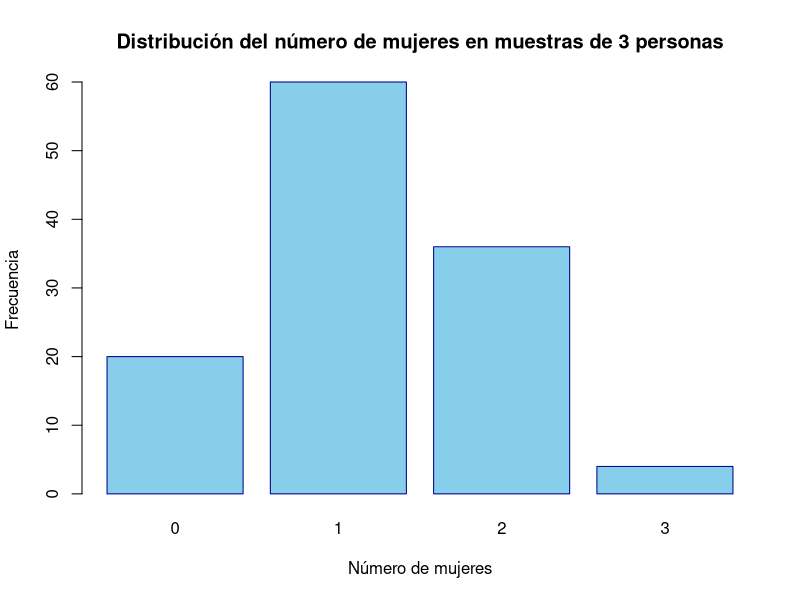

R code for this plot:
# ============================================================================
# EJERCICIO DE COMBINATORIA Y PROBABILIDAD
# ============================================================================

# 1. ESTRUCTURA DE DATOS
# ============================================================================
mujeres <- c("MA", "MB", "MC", "MD")
hombres <- c("HA", "HB", "HC", "HD", "HE", "HF")
estudiantes <- c(mujeres, hombres)

cat("Total de estudiantes:", length(estudiantes), "\n")
cat("Mujeres:", length(mujeres), "\n")
cat("Hombres:", length(hombres), "\n\n")

# 2. ESPACIO MUESTRAL: TODAS LAS COMBINACIONES POSIBLES
# ============================================================================
# Usamos combn() para generar TODAS las combinaciones posibles de 3 personas
espacio_muestral <- combn(estudiantes, 3, simplify = FALSE)

# Convertir cada combinación a string para facilitar el análisis
espacio_muestral_str <- sapply(espacio_muestral, function(x) paste(sort(x), collapse = "-"))

cat("============================================\n")
cat("TOTAL DE COMBINACIONES POSIBLES (n=10, r=3):\n")
cat("C(10,3) =", length(espacio_muestral), "\n")
cat("============================================\n\n")

# Mostrar las primeras 10 combinaciones como ejemplo
cat("Primeras 10 combinaciones:\n")
print(head(espacio_muestral_str, 10))
cat("\n")

# 3. FUNCIÓN PARA CONTAR MUJERES EN UNA MUESTRA
# ============================================================================
contar_mujeres <- function(muestra) {
  sum(muestra %in% mujeres)
}

# 4. FUNCIÓN PARA VERIFICAR SI A Y D ESTÁN JUNTAS
# ============================================================================
contiene_A_y_D <- function(muestra) {
  "MA" %in% muestra && "MD" %in% muestra
}

# 5. CLASIFICACIÓN DE TODAS LAS MUESTRAS
# ============================================================================
clasificacion <- data.frame(
  muestra = espacio_muestral_str,
  num_mujeres = sapply(espacio_muestral, contar_mujeres),
  tiene_A_y_D = sapply(espacio_muestral, contiene_A_y_D)
)

# 6. CÁLCULO DE PROBABILIDADES
# ============================================================================

# a) Exactamente 2 mujeres
dos_mujeres <- sum(clasificacion$num_mujeres == 2)
prob_dos_mujeres <- dos_mujeres / length(espacio_muestral)

cat("============================================\n")
cat("a) EXACTAMENTE 2 MUJERES:\n")
cat("============================================\n")
cat("Combinaciones con 2 mujeres:", dos_mujeres, "\n")
cat("Probabilidad:", prob_dos_mujeres, "\n")
cat("Probabilidad (%):", round(prob_dos_mujeres * 100, 2), "%\n")
cat("Cálculo teórico: C(4,2) × C(6,1) = ", choose(4,2) * choose(6,1), "\n\n")

# b) Al menos 1 mujer
al_menos_una_mujer <- sum(clasificacion$num_mujeres >= 1)
prob_al_menos_una <- al_menos_una_mujer / length(espacio_muestral)

cat("============================================\n")
cat("b) AL MENOS 1 MUJER:\n")
cat("============================================\n")
cat("Combinaciones con ≥1 mujer:", al_menos_una_mujer, "\n")
cat("Probabilidad:", prob_al_menos_una, "\n")
cat("Probabilidad (%):", round(prob_al_menos_una * 100, 2), "%\n")
cat("Cálculo: 1 - P(0 mujeres) = 1 - C(6,3)/C(10,3) = 1 -", choose(6,3)/choose(10,3), "\n\n")

# c) No hay mujeres (todas son hombres)
cero_mujeres <- sum(clasificacion$num_mujeres == 0)
prob_cero_mujeres <- cero_mujeres / length(espacio_muestral)

cat("============================================\n")
cat("c) SIN MUJERES (SOLO HOMBRES):\n")
cat("============================================\n")
cat("Combinaciones sin mujeres:", cero_mujeres, "\n")
cat("Probabilidad:", prob_cero_mujeres, "\n")
cat("Probabilidad (%):", round(prob_cero_mujeres * 100, 2), "%\n")
cat("Cálculo teórico: C(6,3) = ", choose(6,3), "\n\n")

# d) MA y MD NO están juntas en la misma muestra
sin_A_y_D <- sum(!clasificacion$tiene_A_y_D)
prob_sin_A_y_D <- sin_A_y_D / length(espacio_muestral)

cat("============================================\n")
cat("d) MA y MD NO ESTÁN JUNTAS:\n")
cat("============================================\n")
cat("Combinaciones donde MA y MD NO aparecen juntas:", sin_A_y_D, "\n")
cat("Probabilidad:", prob_sin_A_y_D, "\n")
cat("Probabilidad (%):", round(prob_sin_A_y_D * 100, 2), "%\n")
cat("Cálculo: 1 - P(MA y MD juntas) = 1 - C(8,1)/C(10,3)\n")
cat("Combinaciones con MA y MD juntas:", sum(clasificacion$tiene_A_y_D), "\n\n")

# 7. RESUMEN EN TABLA
# ============================================================================
cat("============================================\n")
cat("RESUMEN DE RESULTADOS:\n")
cat("============================================\n")
resumen <- data.frame(
  Condicion = c("Exactamente 2 mujeres", 
                "Al menos 1 mujer", 
                "Sin mujeres", 
                "MA y MD NO juntas"),
  Casos_Favorables = c(dos_mujeres, al_menos_una_mujer, cero_mujeres, sin_A_y_D),
  Probabilidad = c(prob_dos_mujeres, prob_al_menos_una, prob_cero_mujeres, prob_sin_A_y_D),
  Porcentaje = round(c(prob_dos_mujeres, prob_al_menos_una, prob_cero_mujeres, prob_sin_A_y_D) * 100, 2)
)
print(resumen)
cat("\n")

# 8. VERIFICACIÓN CON SIMULACIÓN (OPCIONAL)
# ============================================================================
cat("============================================\n")
cat("VERIFICACIÓN POR SIMULACIÓN (100,000 muestras):\n")
cat("============================================\n")

n_simulaciones <- 100000
resultados_sim <- replicate(n_simulaciones, {
  sample(estudiantes, 3)
})

# Contar resultados de la simulación
sim_dos_mujeres <- sum(apply(resultados_sim, 2, contar_mujeres) == 2)
sim_al_menos_una <- sum(apply(resultados_sim, 2, contar_mujeres) >= 1)
sim_cero_mujeres <- sum(apply(resultados_sim, 2, contar_mujeres) == 0)
sim_sin_A_y_D <- sum(!apply(resultados_sim, 2, contiene_A_y_D))

cat("Exactamente 2 mujeres - Simulación:", round(sim_dos_mujeres/n_simulaciones, 4), 
    "| Teórico:", round(prob_dos_mujeres, 4), "\n")
cat("Al menos 1 mujer - Simulación:", round(sim_al_menos_una/n_simulaciones, 4), 
    "| Teórico:", round(prob_al_menos_una, 4), "\n")
cat("Sin mujeres - Simulación:", round(sim_cero_mujeres/n_simulaciones, 4), 
    "| Teórico:", round(prob_cero_mujeres, 4), "\n")
cat("MA y MD NO juntas - Simulación:", round(sim_sin_A_y_D/n_simulaciones, 4), 
    "| Teórico:", round(prob_sin_A_y_D, 4), "\n")

# 9. VISUALIZACIÓN (OPCIONAL)
# ============================================================================
cat("\n")
cat("Distribución de mujeres por muestra:\n")
tabla_distribucion <- table(clasificacion$num_mujeres)
print(tabla_distribucion)

barplot(tabla_distribucion, 
        main = "Distribución del número de mujeres en muestras de 3 personas",
        xlab = "Número de mujeres",
        ylab = "Frecuencia",
        col = "skyblue",
        border = "darkblue")
